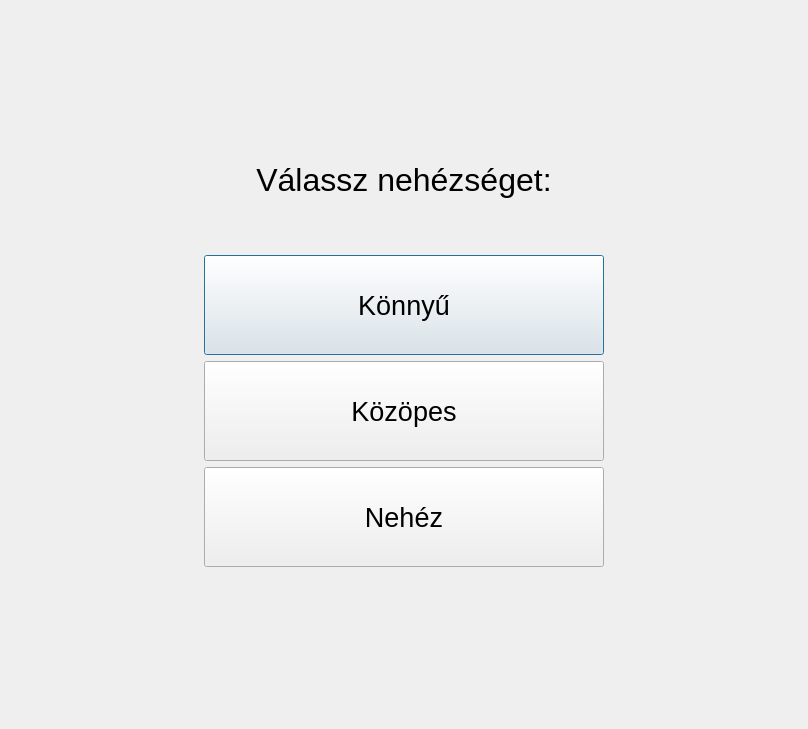
<?xml version="1.0" encoding="UTF-8"?>
<ui version="4.0">
 <class>Difficulty</class>
 <widget class="QDialog" name="Difficulty">
  <property name="geometry">
   <rect>
    <x>0</x>
    <y>0</y>
    <width>808</width>
    <height>729</height>
   </rect>
  </property>
  <property name="windowTitle">
   <string>Sakk</string>
  </property>
  <layout class="QHBoxLayout" name="horizontalLayout_2">
   <item>
    <layout class="QHBoxLayout" name="horizontalLayout">
     <item>
      <spacer name="horizontalSpacer">
       <property name="orientation">
        <enum>Qt::Horizontal</enum>
       </property>
       <property name="sizeHint" stdset="0">
        <size>
         <width>40</width>
         <height>20</height>
        </size>
       </property>
      </spacer>
     </item>
     <item>
      <layout class="QVBoxLayout" name="verticalLayout">
       <item>
        <spacer name="verticalSpacer_3">
         <property name="orientation">
          <enum>Qt::Vertical</enum>
         </property>
         <property name="sizeHint" stdset="0">
          <size>
           <width>20</width>
           <height>40</height>
          </size>
         </property>
        </spacer>
       </item>
       <item>
        <spacer name="verticalSpacer_2">
         <property name="orientation">
          <enum>Qt::Vertical</enum>
         </property>
         <property name="sizeHint" stdset="0">
          <size>
           <width>20</width>
           <height>40</height>
          </size>
         </property>
        </spacer>
       </item>
       <item>
        <spacer name="verticalSpacer_7">
         <property name="orientation">
          <enum>Qt::Vertical</enum>
         </property>
         <property name="sizeHint" stdset="0">
          <size>
           <width>20</width>
           <height>40</height>
          </size>
         </property>
        </spacer>
       </item>
       <item>
        <widget class="QLabel" name="label">
         <property name="font">
          <font>
           <pointsize>24</pointsize>
          </font>
         </property>
         <property name="text">
          <string>Válassz nehézséget:</string>
         </property>
         <property name="textFormat">
          <enum>Qt::AutoText</enum>
         </property>
         <property name="alignment">
          <set>Qt::AlignCenter</set>
         </property>
        </widget>
       </item>
       <item>
        <spacer name="verticalSpacer">
         <property name="orientation">
          <enum>Qt::Vertical</enum>
         </property>
         <property name="sizeHint" stdset="0">
          <size>
           <width>20</width>
           <height>40</height>
          </size>
         </property>
        </spacer>
       </item>
       <item>
        <widget class="QPushButton" name="pushButton">
         <property name="sizePolicy">
          <sizepolicy hsizetype="Minimum" vsizetype="Fixed">
           <horstretch>0</horstretch>
           <verstretch>0</verstretch>
          </sizepolicy>
         </property>
         <property name="minimumSize">
          <size>
           <width>400</width>
           <height>100</height>
          </size>
         </property>
         <property name="sizeIncrement">
          <size>
           <width>0</width>
           <height>0</height>
          </size>
         </property>
         <property name="baseSize">
          <size>
           <width>0</width>
           <height>0</height>
          </size>
         </property>
         <property name="font">
          <font>
           <pointsize>20</pointsize>
          </font>
         </property>
         <property name="text">
          <string>Könnyű</string>
         </property>
        </widget>
       </item>
       <item>
        <widget class="QPushButton" name="pushButton_2">
         <property name="minimumSize">
          <size>
           <width>0</width>
           <height>100</height>
          </size>
         </property>
         <property name="font">
          <font>
           <pointsize>20</pointsize>
          </font>
         </property>
         <property name="text">
          <string>Közöpes</string>
         </property>
        </widget>
       </item>
       <item>
        <widget class="QPushButton" name="pushButton_3">
         <property name="minimumSize">
          <size>
           <width>0</width>
           <height>100</height>
          </size>
         </property>
         <property name="font">
          <font>
           <pointsize>20</pointsize>
          </font>
         </property>
         <property name="text">
          <string>Nehéz</string>
         </property>
        </widget>
       </item>
       <item>
        <spacer name="verticalSpacer_6">
         <property name="orientation">
          <enum>Qt::Vertical</enum>
         </property>
         <property name="sizeHint" stdset="0">
          <size>
           <width>20</width>
           <height>40</height>
          </size>
         </property>
        </spacer>
       </item>
       <item>
        <spacer name="verticalSpacer_5">
         <property name="orientation">
          <enum>Qt::Vertical</enum>
         </property>
         <property name="sizeHint" stdset="0">
          <size>
           <width>20</width>
           <height>40</height>
          </size>
         </property>
        </spacer>
       </item>
       <item>
        <spacer name="verticalSpacer_4">
         <property name="orientation">
          <enum>Qt::Vertical</enum>
         </property>
         <property name="sizeHint" stdset="0">
          <size>
           <width>20</width>
           <height>40</height>
          </size>
         </property>
        </spacer>
       </item>
      </layout>
     </item>
     <item>
      <spacer name="horizontalSpacer_2">
       <property name="orientation">
        <enum>Qt::Horizontal</enum>
       </property>
       <property name="sizeHint" stdset="0">
        <size>
         <width>40</width>
         <height>20</height>
        </size>
       </property>
      </spacer>
     </item>
    </layout>
   </item>
  </layout>
 </widget>
 <resources/>
 <connections/>
</ui>
